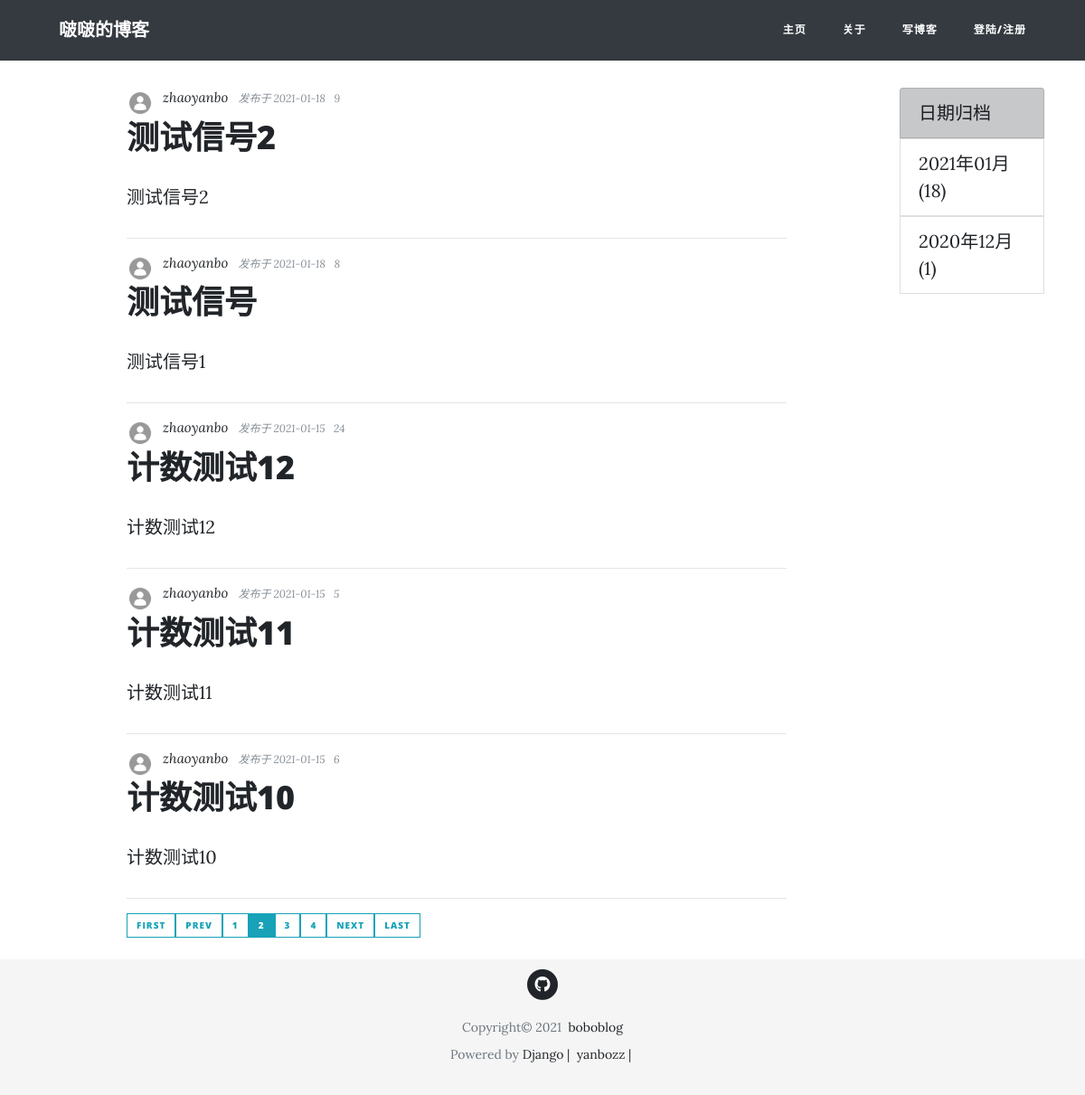
Screenshot of /?page=2 with the database file from the repository.
### blog/models.py (models this page shows, shortened)
class Post(models.Model, ViewCountExtension):
    title = models.CharField(max_length=50)
    pub_date = models.DateTimeField(default=timezone.now)
    content = RichTextField()
    author = models.ForeignKey(User, on_delete=models.CASCADE)
    view_count = GenericRelation(
        ViewCount,
        related_query_name='post',
        content_type_field='content_type',
        object_id_field='object_id'
    )
    view_detail = GenericRelation(
        ViewDetail,
        related_query_name='post',
        content_type_field='content_type',
        object_id_field='object_id',
    )

### users/models.py (models this page shows, shortened)
class Profile(models.Model):
    user = models.OneToOneField(User, on_delete=models.CASCADE)
    profile_pic = models.ImageField(default='default.jpg', upload_to='media/profile_pics')

### viewcount/models.py (models this page shows, shortened)
class ViewCount(models.Model):
    count = models.IntegerField(default=0)
    content_type = models.ForeignKey(ContentType, on_delete=models.CASCADE)
    object_id = models.PositiveIntegerField()
    content_object = GenericForeignKey('content_type', 'object_id')

### blog/views.py (the view)
# urls.py: path('', PostListView.as_view(), name='blog-home'),
class PostListView(ListView):
    model = Post
    template_name = 'blog/home.html'
    context_object_name = 'posts'
    ordering = ['-pub_date']
    paginate_by = 5
    def get_context_data(self, **kwargs):
        context = super().get_context_data(**kwargs)
        date_qs = Post.objects.dates('pub_date', 'month', 'DESC')
        post_dates = self.get_count_in_month(date_qs)
        context['post_dates'] = post_dates
        return context
    def get_count_in_month(self, qs):
        qs = qs.values('datefield').annotate(post_count=Count('id'))
        post_dates = []
        for date_qs in qs:
            post_dates.append((date_qs['datefield'], date_qs['post_count']))
        return post_dates

### viewcount/models.py (called while the page is built)
    def get_view_count(self):
        try:
            view_count = self.view_count.first()
            return view_count.count
        except exceptions.ObjectDoesNotExist:
            return 0

### blog/templates/blog/home.html (shortened to what this page needs)
{% extends "blog/base.html"  %}
{% block content %}
<div class="col-lg-8 col-md-10 mx-auto">
  {% for post in posts %}
  <div class="post-preview">
    <div class="author-thumbnail">
      <img class="rounded-circle author-img" src="{{ post.author.profile.profile_pic.url }}">
    </div>
    <div class="post-meta">
      <a href="">{{ post.author }}&nbsp;&nbsp;</a>
      发布于 {{ post.pub_date|date:"Y-m-d" }}&nbsp;&nbsp;
       {{ post.get_view_count }}&nbsp;&nbsp;
    </div>
  </div>
  <div class="post-preview">
    <a href="{% url 'post-detail' post.id %}">
      <h2 class="post-title">
        {{ post.title }}
      </h2>
    </a>
    {{ post.content|safe }}
  </div>
  <hr>
  {% endfor %}
  <div class="pagination">
    {% if is_paginated %}
      {% if page_obj.has_previous %}
        <a class="btn btn-outline-info btn-sm mb-4" href="?page=1">First</a>
        <a class="btn btn-outline-info btn-sm mb-4" href="?page={{ page_obj.previous_page_number }}">prev</a>
      {% endif %}
      {% for num in page_obj.paginator.page_range %}
        {% if page_obj.number == num %}
          <a class="btn btn-info btn-sm mb-4" href="?page={{ num }}">{{ num }}</a>
        {% elif num > page_obj.number|add:'-3' and num < page_obj.number|add:'3'%}
          <a class="btn btn-outline-info btn-sm mb-4" href="?page={{ num }}">{{ num }}</a>
        {% endif %}
      {% endfor %}
      {% if page_obj.has_next %}
        <a class="btn btn-outline-info btn-sm mb-4" href="?page={{ page_obj.next_page_number }}">next</a>
        <a class="btn btn-outline-info btn-sm mb-4" href="?page={{ page_obj.paginator.num_pages }}">Last</a>
      {% endif %}
    {% endif %}
  </div>
</div>
{% endblock content %}

### blog/static/blog/css/clean-blog.css (style rules this page uses)
body { font-size: 20px; color: #212529; font-family: 'Lora', 'Times New Roman', serif; }
p { line-height: 1.5; margin: 30px 0; }
h1, h2, h3, h4, h5, h6 { font-weight: 800; font-family: 'Open Sans', 'Helvetica Neue', Helvetica, Arial, sans-serif; }
a { color: #212529; transition: all 0.2s; }
img { max-width: 100%; max-height: 100%; height: inherit !important; }
.post-preview>a { color: #212529; }
.post-preview>a>.post-title { font-size: 30px; margin-top: 10px; margin-bottom: 10px; }
.post-preview>.post-meta { font-size: 12px; font-style: italic; margin-top: 0; margin-bottom: 5px; color: #868e96; }
.post-preview>.post-meta>a { font-size: 15px; text-decoration: none; color: #212529; }
.post-preview>.author-thumbnail { margin-right: 10px; float: left }
.post-preview>.author-thumbnail>.author-img { height: 30px; width: 30px; }
@media only screen and (min-width: 768px) { .post-preview>a>.post-title { font-size: 36px; } }
.btn { font-size: 14px; font-weight: 800; padding: 15px 25px; letter-spacing: 1px; text-transform: uppercase; border-radius: 0; font-family: 'Open Sans', 'Helvetica Neue', Helvetica, Arial, sans-serif; }
.btn-sm { font-size: 10px; padding: 5px 10px; }

### blog/templates/blog/footer.html (style rules this page uses)
html { position: relative; min-height: 100%; }
body { font-size: 20px; color: #212529; font-family: 'Lora', 'Times New Roman', serif; align-items: center; margin-bottom: 150px; }

### rows the page displays
Post: author.profile.profile_pic (placeholder picture), author "zhaoyanbo", pub_date "2021-01-18", get_view_count "9", title "测试信号2", content "测试信号2"
Post: author.profile.profile_pic (placeholder picture), author "zhaoyanbo", pub_date "2021-01-18", get_view_count "8", title "测试信号", content "测试信号1"
Post: author.profile.profile_pic (placeholder picture), author "zhaoyanbo", pub_date "2021-01-15", get_view_count "24", title "计数测试12", content "计数测试12"
Post: author.profile.profile_pic (placeholder picture), author "zhaoyanbo", pub_date "2021-01-15", get_view_count "5", title "计数测试11", content "计数测试11"
Post: author.profile.profile_pic (placeholder picture), author "zhaoyanbo", pub_date "2021-01-15", get_view_count "6", title "计数测试10", content "计数测试10"

### other values shown
{{ num }} "1" "3" "4"
{{ num }} "2"
{{ post_date|date:"Y年m月" }} "2021年01月" "2020年12月"
{{ count }} "18" "1"
